Frame 1 (no input): blank canvas, image omitted
Frame 60 (no input): blank canvas, image omitted
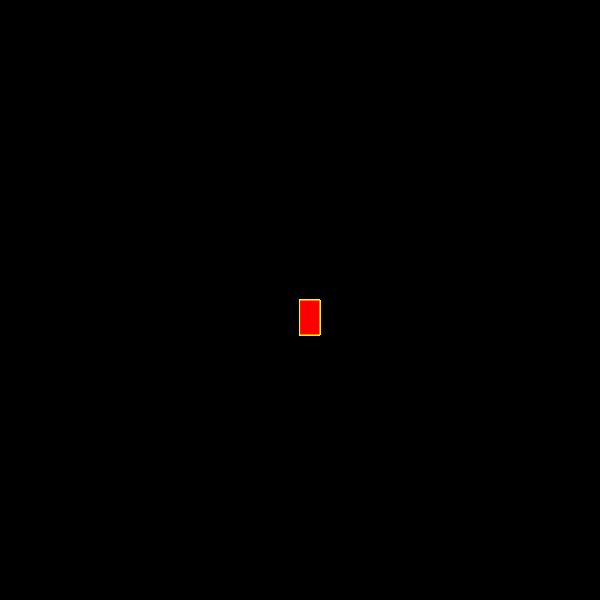
Frame 120 (the mouse pressed at the canvas centre since frame 60)

The p5.js sketch whose frames 1 and 60 were blank and that drew this single picture after the mouse press (run headless with seeded random() and noise() and a simulated clock; from frame 60 on, the mouse is pressed at the canvas centre):

// p5.js sketch
// ── sketch.js
function setup() {
    createCanvas(600,600);
    background("black");
  }
  
  function draw() {
    stroke("yellow");
    fill("red");
  
    if(mouseIsPressed){
   rect(mouseX, mouseY, 20, 35);
    }
    
  }
